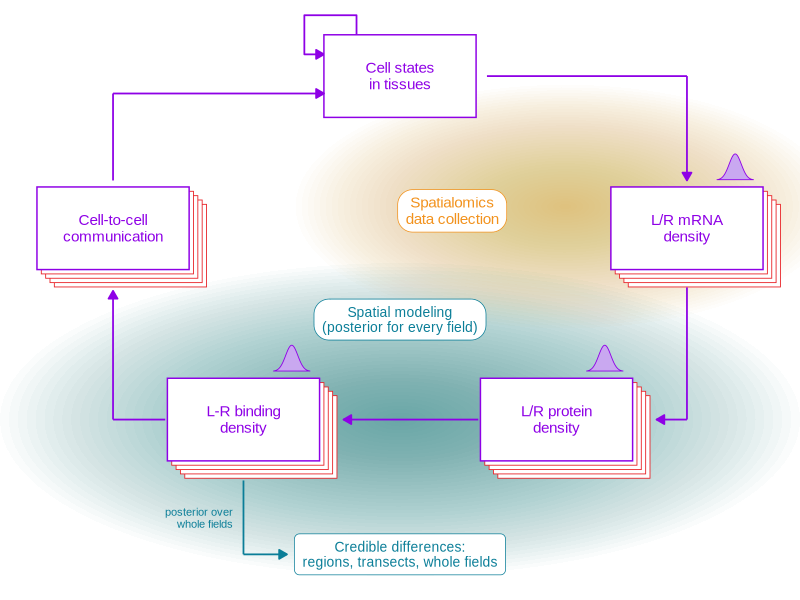

Source code (R):
## Fig 1, project schematic, redrawn in code (2026-10-23) from the original hand-made image
## (plos-port/img/Project Schematic.png) with the same layout, plus the uncertainty step:
## a posterior-density glyph on each estimated quantity and a "Credible differences" box fed by
## the joint posterior. 7.5 in wide; no text below 8 pt. Liberation Sans.
## Run: distrobox enter emacs-r -- Rscript fig1-schematic.R
suppressMessages({library(ggplot2); library(ragg)})
FONT <- "Liberation Sans"; PUR <- "#8E00E6"; RED <- "#E8262B"; ORA <- "#F2921D"; TEA <- "#0B7E98"
pt <- function(p) p / .pt                       # ggplot text size from points
blob <- function(cx, cy, rx, ry, col, n = 45, amax = 0.05) {   # soft glow: stacked translucent ellipses
  do.call(rbind, lapply(seq_len(n), function(k) { f <- k / n; t <- seq(0, 2 * pi, length.out = 120)
    data.frame(x = cx + rx * f * cos(t), y = cy + ry * f * sin(t), g = paste(cx, cy, k), col = col, a = amax) }))
}
B <- rbind(blob(6.9, 4.2, 3.1, 1.4, ORA, amax = 0.016), blob(5.0, 1.75, 4.6, 1.8, TEA, amax = 0.018))
boxes <- data.frame(
  lab = c("Cell states\nin tissues", "L/R mRNA\ndensity", "L/R protein\ndensity", "L-R binding\ndensity", "Cell-to-cell\ncommunication"),
  x = c(5.0, 8.3, 6.8, 3.2, 1.7), y = c(5.7, 3.95, 1.75, 1.75, 3.95),
  est = c(FALSE, TRUE, TRUE, TRUE, FALSE), hd = c(FALSE, TRUE, TRUE, TRUE, TRUE))
W <- 1.75; H <- 0.95
stack <- do.call(rbind, lapply(which(boxes$hd), function(i) do.call(rbind, lapply(4:1, function(k)
  data.frame(xmin = boxes$x[i] - W/2 + 0.05 * k, xmax = boxes$x[i] + W/2 + 0.05 * k,
             ymin = boxes$y[i] - H/2 - 0.05 * k, ymax = boxes$y[i] + H/2 - 0.05 * k)))))
bell <- function(cx, cy, w = 0.42, h = 0.30) { t <- seq(-3, 3, length.out = 60)
  data.frame(x = cx + t / 6 * w, y = cy + h * exp(-t^2 / 2), cx = cx) }
G <- do.call(rbind, lapply(which(boxes$est), function(i) bell(boxes$x[i] + W/2 - 0.32, boxes$y[i] + H/2 + 0.08)))
seg <- function(x, y, xend, yend) data.frame(x, y, xend, yend)
A <- rbind(seg(6.0, 5.7, 8.3, 5.7), seg(8.3, 5.7, 8.3, 4.5),          # cell states -> mRNA
           seg(8.3, 3.27, 8.3, 1.75), seg(8.3, 1.75, 7.95, 1.75),          # mRNA -> protein (clear of the stacked outlines)
           seg(5.9, 1.75, 4.35, 1.75),                                      # protein -> binding
           seg(2.3, 1.75, 1.7, 1.75), seg(1.7, 1.75, 1.7, 3.23),           # binding -> communication
           seg(1.7, 4.5, 1.7, 5.5), seg(1.7, 5.5, 4.125, 5.5))         # communication -> cell states (enters the box below the self-loop)
head <- c(FALSE, TRUE, FALSE, TRUE, TRUE, FALSE, TRUE, FALSE, TRUE)
## self-loop: leaves the top of the box and re-enters its left side above the incoming arrow
loop <- data.frame(x = c(4.125, 3.9, 3.9, 4.5, 4.5), y = c(5.95, 5.95, 6.4, 6.4, 6.175))
g <- ggplot() + coord_fixed(xlim = c(0.4, 9.6), ylim = c(-0.3, 6.55), expand = FALSE) + theme_void() +
  geom_polygon(data = B, aes(x, y, group = g, fill = col, alpha = a), colour = NA) + scale_fill_identity() + scale_alpha_identity() +
  geom_path(data = loop, aes(x, y), colour = PUR, linewidth = 0.6, arrow = arrow(length = unit(0.09, "in"), type = "closed", ends = "first")) +
  geom_rect(data = stack, aes(xmin = xmin, xmax = xmax, ymin = ymin, ymax = ymax), fill = "white", colour = RED, linewidth = 0.3) +
  geom_rect(data = boxes, aes(xmin = x - W/2, xmax = x + W/2, ymin = y - H/2, ymax = y + H/2), fill = "white", colour = PUR, linewidth = 0.5) +
  geom_text(data = boxes, aes(x, y, label = lab), family = FONT, size = pt(11), colour = PUR, lineheight = 0.9) +
  geom_segment(data = A[!head, ], aes(x, y, xend = xend, yend = yend), colour = PUR, linewidth = 0.6) +
  geom_segment(data = A[head, ], aes(x, y, xend = xend, yend = yend), colour = PUR, linewidth = 0.6,
               arrow = arrow(length = unit(0.09, "in"), type = "closed")) +
  geom_area(data = G, aes(x, y), fill = NA) +
  geom_polygon(data = G, aes(x, y, group = cx), fill = "#C9A8F0", colour = PUR, linewidth = 0.3) +
  geom_label(aes(x = 5.6, y = 4.15, label = "Spatialomics\ndata collection"), family = FONT, size = pt(11), colour = ORA, fill = "white",
             label.r = unit(0.15, "in"), label.padding = unit(0.08, "in"), lineheight = 0.9) +
  geom_label(aes(x = 5.0, y = 2.9, label = "Spatial modeling\n(posterior for every field)"), family = FONT, size = pt(10), colour = TEA, fill = "white",
             label.r = unit(0.15, "in"), label.padding = unit(0.08, "in"), lineheight = 0.9) +
  ## credible-differences box centered under the diagram; its arrow runs straight down, then right
  geom_segment(aes(x = 3.2, y = 1.05, xend = 3.2, yend = 0.2), colour = TEA, linewidth = 0.6) +
  geom_segment(aes(x = 3.2, y = 0.2, xend = 3.7, yend = 0.2), colour = TEA, linewidth = 0.6, arrow = arrow(length = unit(0.09, "in"), type = "closed")) +
  geom_text(aes(x = 3.08, y = 0.62, label = "posterior over\nwhole fields"), family = FONT, size = pt(8), colour = TEA, hjust = 1, lineheight = 0.9) +
  geom_label(aes(x = 5.0, y = 0.2, label = "Credible differences:\nregions, transects, whole fields"), family = FONT, size = pt(10), colour = TEA, fill = "white",
             label.r = unit(0.05, "in"), label.padding = unit(0.08, "in"), lineheight = 0.9)
agg_png("fig1-schematic.png", width = 7.5, height = 7.5 * 6.85 / 9.2, units = "in", res = 600); print(g); invisible(dev.off())
cat("ok\n")
